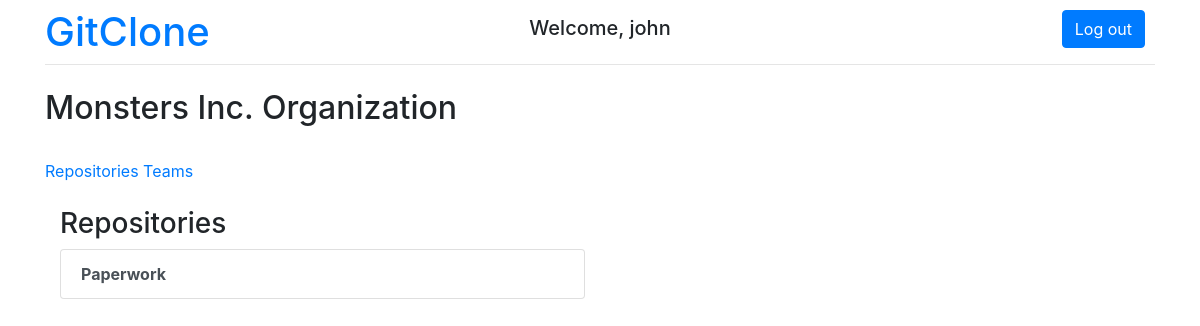
/orgs/Monsters Inc./repos/ (signed in), run on the app's committed database.
### github/models.py (models this page shows, shortened)
class User(AbstractUser):
    email = models.CharField(max_length=256)

class Organization(models.Model):
    name = models.CharField(max_length=1024)
    base_role = models.CharField(
        max_length=256,
        choices=RepositoryRoleLevel.choices,
        default=RepositoryRoleLevel.READ,
    )

class Repository(models.Model):
    name = models.CharField(max_length=1024)
    organization = models.ForeignKey(Organization, CASCADE)
    created_at = models.DateTimeField(auto_now_add=True)
    updated_at = models.DateTimeField(auto_now=True)

### github/views.py (the view, shortened to what this page needs)
# urls.py: path("orgs/<org_name>/repos/", repos_index, name="repos_index"),
@login_required
def repos_index(request, org_name):
    if request.method == "GET":
        repos = Repository.objects.filter(organization__name=org_name)
        context = {"org_name": org_name, "repo_list": repos}
        return render(request, "repos/index.html", context)

### github/templates/repos/index.html (shortened to what this page needs)
{% extends "orgs/show.html" %} {% load i18n %}  {% block org_content %} {% if repo_list %}
<div class="col-md-6">
  <h3>Repositories</h3>
  <ul class="list-group">
    {% for repo in repo_list %}
    <a
      href="{% url 'repos_show' org_name repo.name %}"
      class="list-group-item list-group-item-action"
    >
      <b> {{ repo.name }} </b>
    </a>
    {% endfor %}
  </ul>
</div>
{% else %}
<p>You don't have any repositories.</p>
{% endif %} {% endblock %}

### github/templates/orgs/show.html
{% extends "base.html" %} {% load i18n %} {% block content %}
<h2>{{ org_name }} Organization</h2>
<br />
<a href="{% url 'repos_index' org_name %}"> Repositories </a>
<a href="{% url 'teams_index' org_name %}"> Teams </a>
<br />
<br />
{% block org_content %} {% endblock %} {% endblock %}

### github/templates/base.html (shortened to what this page needs)
{% load static %}
<!DOCTYPE html>
<html lang="en">
  <head>
    <link
      rel="stylesheet"
      href="https://stackpath.bootstrapcdn.com/bootstrap/4.4.1/css/bootstrap.min.css"
    />
  </head>
  <body>
    <div class="container">
      <div class="row">
        <div class="col-2">
          <a href="/"><h1 class="mt-2">GitClone</h1></a>
        </div>
        <div class="col d-flex justify-content-center align-items-center">
          <h5>Welcome, {{ request.user }}</h5>
        </div>
        <div class="col-2">
          {% if request.user.is_authenticated %}
          <a href="/logout">
            <button class="btn btn-primary float-right" style="margin: 10px">
              Log out
            </button>
          </a>
          {% else %}
          <a href="/login">
            <button class="btn btn-primary float-right" style="margin: 10px">
              Log in
            </button>
          </a>
          {% endif %}
        </div>
      </div>
      <div class="row justify-content-center">
        <div class="col">
          <hr class="mt-0 mb-4" />
           {% block content %} {% endblock %}
        </div>
      </div>
    </div>
  </body>
</html>

### data on the page
User: user "john"
Organization: name "Monsters Inc."
Repository: name "Paperwork"
